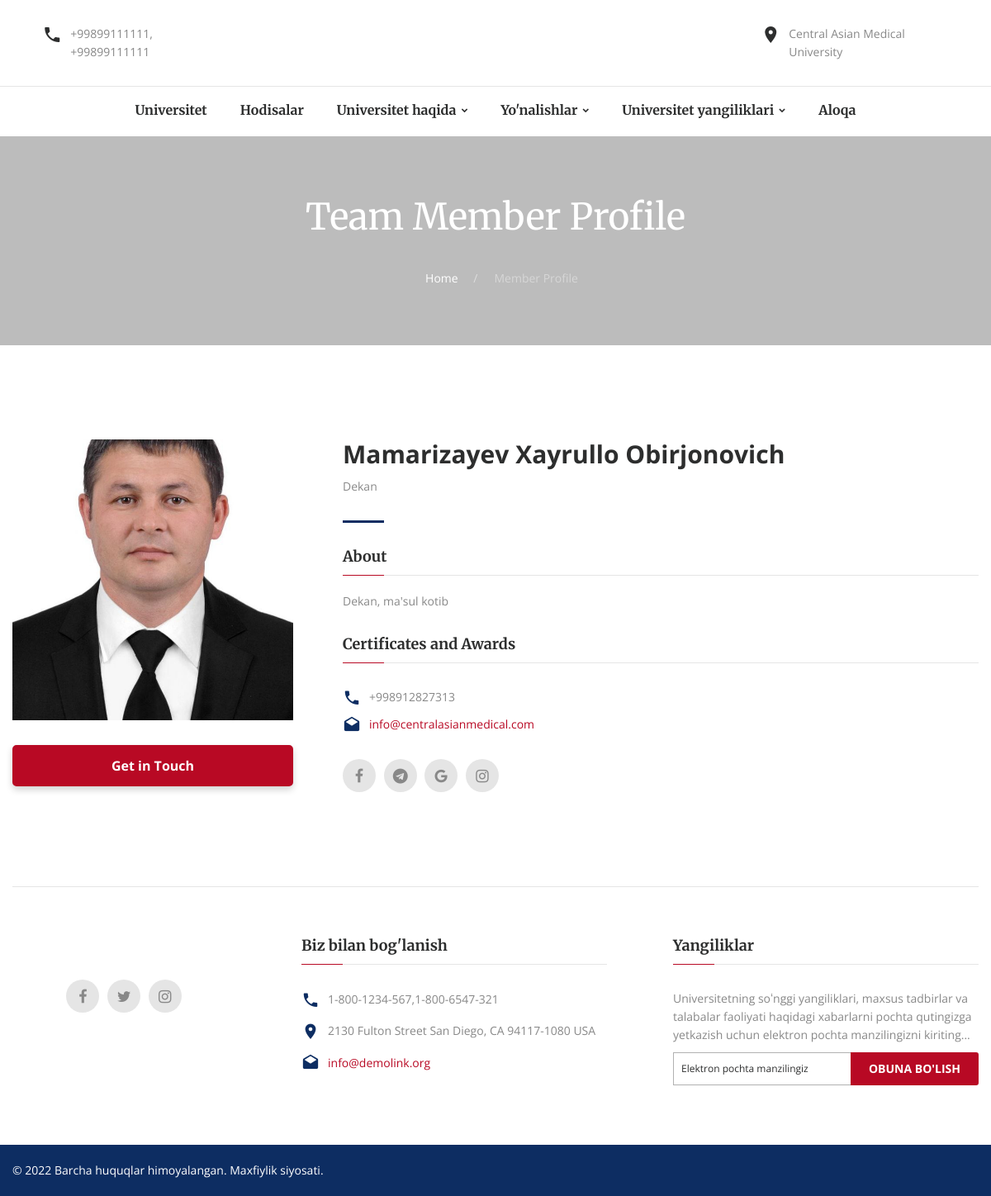
The app's page /team/1/ with its own data.
### app/models.py (models this page shows, shortened)
class Workers(models.Model):
    fullname = models.CharField(max_length=200)
    position = models.CharField(max_length=200)
    number = models.CharField(max_length=200, default='')
    email = models.EmailField()
    telegram = models.CharField(max_length=200, default='')
    instagram = models.CharField(max_length=200, default='')
    facebook = models.CharField(max_length=200, default='')
    about = HTMLField(blank=True, null=True)
    image = models.ImageField(upload_to="static/db/workers/")

### app/views.py (the view)
# urls.py: path('team/<int:id>/', views.team_details, name="team_details"),
def team_details(request, id):
    try:
        team_member = Workers.objects.get(id=id)
    except ObjectDoesNotExist:
        team_member = None
    context = {"team_member": team_member}
    return render(request, "team-member-profile.html", context)

### templates/team-member-profile.html (shortened to what this page needs)
{% extends 'base.html' %}
{% load static %}
{% block link  %}
    <link rel="stylesheet" href="https://cdnjs.cloudflare.com/ajax/libs/font-awesome/4.7.0/css/font-awesome.min.css">
{% endblock %}
{% block content  %}
<section class="section breadcrumb-modern context-dark parallax-container" data-parallax-img="{% static '' %}images/parallax-03.jpg">
    <div class="parallax-content section-30 section-sm-70">
        <div class="shell">
            <h2 class="veil reveal-sm-block">Team Member Profile</h2>
            <div class="offset-sm-top-35">
                <ul class="list-inline list-inline-lg list-inline-dashed p">
                    <li><a href="{% url 'home' %}">Home</a></li>
                    <li>Member Profile</li>
                </ul>
            </div>
        </div>
    </div>
</section>
<section class="section novi-background bg-cover section-70 section-md-114 bg-default">
    <div class="shell">
        <div class="range range-30 range-xs-center">
            <div class="cell-sm-4 text-sm-left">
                <div class="inset-sm-right-30"><img class="img-responsive reveal-inline-block" src="/{{ team_member.image }}" width="340" height="340" alt="">
                    <div class="offset-top-15 offset-sm-top-30"><a class="btn btn-primary btn-block" href="tel:{{ team_member.number }}" style="max-width: 340px; margin-left:auto; margin-right:auto">Get in Touch</a></div>
                </div>
            </div>
            <div class="cell-sm-8 text-left">
                <div>
                    <h3 class="text-bold">{{ team_member.fullname|safe }}</h3>
                </div>
                <p class="offset-top-10">{{ team_member.position }}</p>
                <div class="offset-top-15 offset-sm-top-30">
                    <hr class="divider bg-madison hr-left-0">
                </div>
                <div class="offset-top-30 offset-sm-top-30">
                    <h6 class="text-bold">About</h6>
                    <div class="text-subline"></div>
                </div>
                <div class="offset-top-20">
                    <p>{{ team_member.about|safe }}</p>
                </div>
                <div class="offset-top-30 offset-sm-top-30">
                    <h6 class="text-bold">Certificates and Awards</h6>
                    <div class="text-subline"></div>
                </div>
                <div class="offset-top-15 offset-sm-top-30">
                    <ul class="list list-unstyled">
                        <li><span class="icon novi-icon icon-xs mdi mdi-phone text-middle text-madison"></span><a class="reveal-inline-block text-dark inset-left-10" href="tel:{{ team_member.number }}">{{ team_member.number }}</a></li>
                        <li><span class="icon novi-icon icon-xs mdi mdi-email-open text-middle text-madison"></span><a class="reveal-inline-block inset-left-10" href="mailto:{{ team_member.email }}">{{ team_member.email }}</a></li>
                    </ul>
                </div>
                <div class="offset-top-15 offset-sm-top-30">
                    <ul class="list-inline list-inline-xs list-inline-madison">
                        <li><a class="icon novi-icon icon-xxs fa-facebook icon-circle icon-gray-light-filled" href="https://www.facebook.com/{{ team_member.facebook }}"></a></li>
                        <li><a class="icon novi-icon icon-xxs fa-telegram icon-circle icon-gray-light-filled" href="https://t.me/{{ team_member.telegram }}"></a></li>
                        <li><a class="icon novi-icon icon-xxs fa-google icon-circle icon-gray-light-filled" href="mailto:{{ team_member.email }}"></a></li>
                        <li><a class="icon novi-icon icon-xxs fa-instagram icon-circle icon-gray-light-filled" href="https://www.instagram.com/{{ team_member.instagram }}"></a></li>
                    </ul>
                </div>
            </div>
        </div>
    </div>
</section>
{% endblock %}

### records on screen
Workers: image (picture), fullname "Mamarizayev Xayrullo Obirjonovich", position "Dekan", about "Dekan, ma'sul kotib", number "+998912827313", email "info@centralasianmedical.com"
